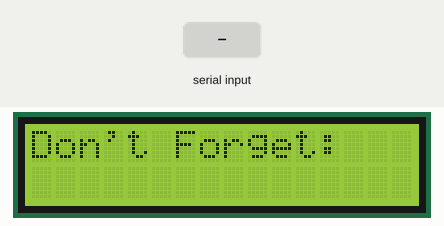
Recording of a sketch running on a simulated Arduino Uno, built with avr-gcc and run on an emulated ATmega328P. Parts: 16×2 character LCD. The test bench sets the inputs (shaded band). What the sketch prints to the serial monitor is not drawn.

Above: at 7.4 s.
7.5 s: ";" received over Serial
At 9.3 s:
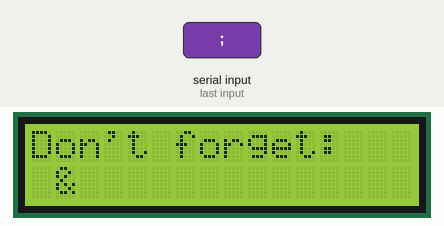
At 9.7 s:
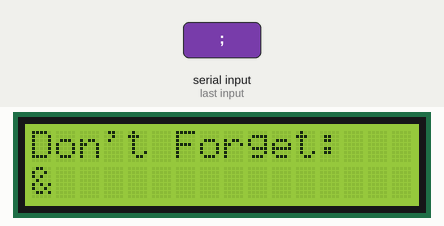
Timing chart, 0 to 11.2 s (numbered marks = the images above; inputs shaded):
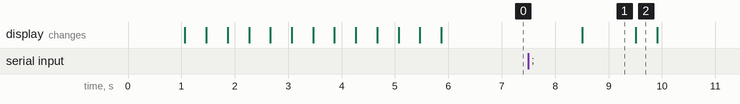

The sketch:

Arduino.ino
```cpp
#include <LiquidCrystal.h>

// initialize the library by associating any needed LCD interface pin with the arduino pin number it is connected to
const int rs = 12, en = 11, d4 = 5, d5 = 4, d6 = 3, d7 = 2;
LiquidCrystal lcd(rs, en, d4, d5, d6, d7);

// init String that Serial will use
String input;

void setup() {

  // init Serial
  Serial.begin(115200);

  // define columns and rows of lcd
  lcd.begin(16, 2);

  // print welcome message and scoll to see whole message
  lcd.print("Be smart and Don't Forget:");
  delay(1000);
  for (int i = 0; i < 13; i++) {
    lcd.scrollDisplayLeft();
    delay(400);
  }

  // set LCD cursor to the second row (0,1)
  lcd.setCursor(0,1);

}

String parseString(String input) {

    // remove newline character
    input.remove(0,1);

    // split string on ';'
    int index = input.indexOf(";");
    String first = input.substring(0, index);
    String second = input.substring(index+1);

    // return formated string
    return first + " & " + second;

}

void printToLCD(String input) {

    // clear screen and move cursor up to (0,0)
    lcd.clear();

    // print input message
    lcd.print("Don't forget:");
    lcd.setCursor(0,1);
    lcd.print(input);
    delay(1000);

    // scroll bottom line while top is "stationary"
    for (int i = 0; i < input.length()-16; i++) {
      lcd.scrollDisplayLeft();
      lcd.setCursor(0,0);
      for (int j = 0; j < i+1; j++) {
        lcd.print(" ");
      }
      lcd.print("Don't Forget:");
      delay(400);
    }

}

void loop() {

  // check if there are any bytes to be read from the Serial
  while (Serial.available()) {

    // read String from Serial
    input = Serial.readString();

    // print String into Serial
    Serial.println(input);

    // print String on LCD-screen formatted
    printToLCD(parseString(input));

    // re-establish connection to Serial to empty cache and buffer
    Serial.begin(115200);
  }
}
```

Measured:
- after the input at 7.5 s, the display: changes after 1.0 s (image 1)
- what the display in image 1 shows lasts 1.0 s, from 8.5 s to 9.5 s
- what the display in image 2 shows lasts 0.4 s, from 9.5 s to 9.9 s
